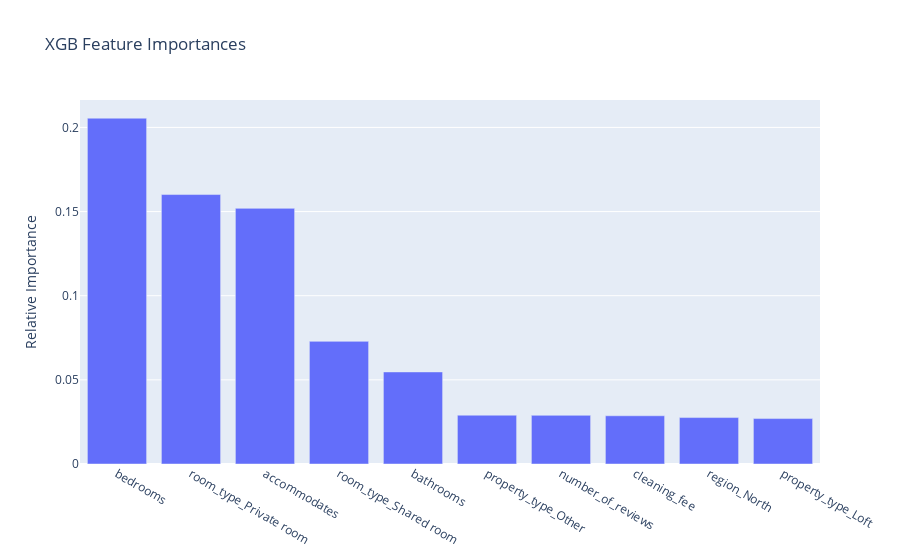

The notebook cell this image was saved under:
### Code cell
importances = pd.DataFrame({'feature': features_scaled.columns, 'importance': feature_importance}).sort_values('importance', ascending=False).reset_index(drop=True)

trace = go.Bar(x=importances.head(40).feature, y=importances.head(10).importance)

layout = go.Layout(title='XGB Feature Importances',
                  yaxis=dict(title='Relative Importance'))

fig = go.Figure([trace], layout)
iplot(fig, filename='feature_importance.html')

### Figure 1 — Plotly figure (JSON) as saved in the notebook; plotly's stock layout.template omitted (floating-point values rounded to 4 significant figures)
{"data": [{"type": "bar", "x": ["bedrooms", "room_type_Private room", "accommodates", "room_type_Shared room", "bathrooms", "property_type_Other", "number_of_reviews", "cleaning_fee", "region_North", "property_type_Loft", "property_type_Serviced apartment", "extra_people", "host_is_superhost_t", "property_type_House", "review_scores_rating", "room_type_Hotel room", "property_type_Guest suite", "security_deposit", "region_West", "region_East", "region_South", "property_type_Condominium", "property_type_Townhouse", "property_type_Bungalow", "property_type_Guesthouse"], "y": [0.2055, 0.1601, 0.1519, 0.07287, 0.05471, 0.029, 0.02891, 0.02866, 0.02759, 0.02699]}], "layout": {"title": {"text": "XGB Feature Importances"}, "yaxis": {"title": {"text": "Relative Importance"}}}}
